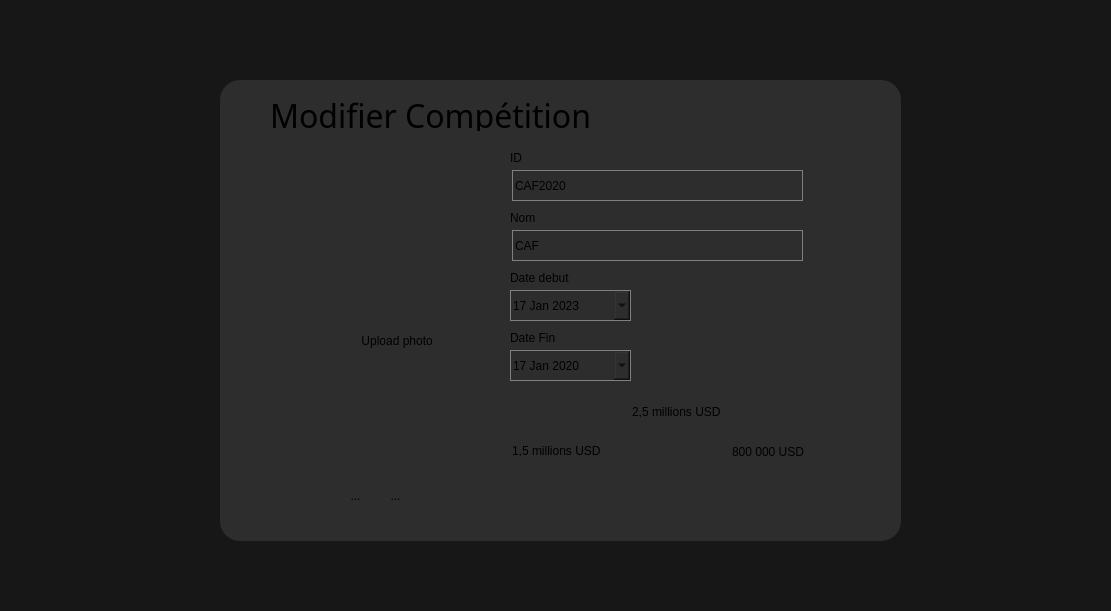
   <widget class="QWidget" name="ModifComp" native="true">
    <property name="geometry">
     <rect>
      <x>0</x>
      <y>700</y>
      <width>1111</width>
      <height>611</height>
     </rect>
    </property>
    <property name="styleSheet">
     <string notr="true">background-color:rgba(0,0,0,0.7)</string>
    </property>
    <widget class="QWidget" name="modifComp" native="true">
     <property name="geometry">
      <rect>
       <x>220</x>
       <y>80</y>
       <width>681</width>
       <height>461</height>
      </rect>
     </property>
     <property name="styleSheet">
      <string notr="true">background-color : #2d2d2d;
border-radius:20px
</string>
     </property>
     <widget class="QLabel" name="ModifCompLabel">
      <property name="geometry">
       <rect>
        <x>50</x>
        <y>20</y>
        <width>361</width>
        <height>31</height>
       </rect>
      </property>
      <property name="font">
       <font>
        <family>Calibri Light</family>
        <pointsize>24</pointsize>
       </font>
      </property>
      <property name="text">
       <string>Modifier Compétition</string>
      </property>
     </widget>
     <widget class="QLabel" name="label_206">
      <property name="geometry">
       <rect>
        <x>13</x>
        <y>16</y>
        <width>31</width>
        <height>31</height>
       </rect>
      </property>
      <property name="text">
       <string/>
      </property>
      <property name="pixmap">
       <pixmap>modif.png</pixmap>
      </property>
      <property name="scaledContents">
       <bool>true</bool>
      </property>
     </widget>
     <widget class="QLabel" name="label_207">
      <property name="geometry">
       <rect>
        <x>290</x>
        <y>130</y>
        <width>41</width>
        <height>16</height>
       </rect>
      </property>
      <property name="text">
       <string>Nom</string>
      </property>
     </widget>
     <widget class="QLineEdit" name="modifNomComp">
      <property name="geometry">
       <rect>
        <x>292</x>
        <y>150</y>
        <width>291</width>
        <height>31</height>
       </rect>
      </property>
      <property name="styleSheet">
       <string notr="true">border:1px solid gray</string>
      </property>
      <property name="text">
       <string>CAF</string>
      </property>
      <property name="placeholderText">
       <string>Ex : Msekni</string>
      </property>
     </widget>
     <widget class="QLabel" name="label_208">
      <property name="geometry">
       <rect>
        <x>290</x>
        <y>70</y>
        <width>31</width>
        <height>16</height>
       </rect>
      </property>
      <property name="text">
       <string>ID</string>
      </property>
     </widget>
     <widget class="QLineEdit" name="modifIdComp">
      <property name="geometry">
       <rect>
        <x>292</x>
        <y>90</y>
        <width>291</width>
        <height>31</height>
       </rect>
      </property>
      <property name="styleSheet">
       <string notr="true">border:1px solid gray</string>
      </property>
      <property name="text">
       <string>CAF2020</string>
      </property>
      <property name="placeholderText">
       <string>Ex : 04826640</string>
      </property>
     </widget>
     <widget class="QDateEdit" name="modifDateFinComp">
      <property name="geometry">
       <rect>
        <x>290</x>
        <y>270</y>
        <width>121</width>
        <height>31</height>
       </rect>
      </property>
      <property name="styleSheet">
       <string notr="true">border:1px solid gray</string>
      </property>
      <property name="dateTime">
       <datetime>
        <hour>0</hour>
        <minute>0</minute>
        <second>0</second>
        <year>2020</year>
        <month>1</month>
        <day>17</day>
       </datetime>
      </property>
      <property name="calendarPopup">
       <bool>true</bool>
      </property>
     </widget>
     <widget class="QLabel" name="label_213">
      <property name="geometry">
       <rect>
        <x>290</x>
        <y>250</y>
        <width>61</width>
        <height>16</height>
       </rect>
      </property>
      <property name="text">
       <string>Date Fin</string>
      </property>
     </widget>
     <widget class="QLabel" name="modifPhotoCupComp">
      <property name="geometry">
       <rect>
        <x>90</x>
        <y>80</y>
        <width>151</width>
        <height>161</height>
       </rect>
      </property>
      <property name="text">
       <string/>
      </property>
      <property name="pixmap">
       <pixmap>cup.png</pixmap>
      </property>
      <property name="scaledContents">
       <bool>true</bool>
      </property>
     </widget>
     <widget class="QToolButton" name="btnModifUplodComp">
      <property name="geometry">
       <rect>
        <x>120</x>
        <y>250</y>
        <width>111</width>
        <height>21</height>
       </rect>
      </property>
      <property name="cursor">
       <cursorShape>PointingHandCursor</cursorShape>
      </property>
      <property name="text">
       <string> Upload photo</string>
      </property>
      <property name="icon">
       <iconset>
        <normaloff>upload.png</normaloff>upload.png</iconset>
      </property>
      <property name="toolButtonStyle">
       <enum>Qt::ToolButtonTextBesideIcon</enum>
      </property>
     </widget>
     <widget class="QDateEdit" name="modifDateDebComp">
      <property name="geometry">
       <rect>
        <x>290</x>
        <y>210</y>
        <width>121</width>
        <height>31</height>
       </rect>
      </property>
      <property name="styleSheet">
       <string notr="true">border:1px solid gray</string>
      </property>
      <property name="dateTime">
       <datetime>
        <hour>0</hour>
        <minute>0</minute>
        <second>0</second>
        <year>2023</year>
        <month>1</month>
        <day>17</day>
       </datetime>
      </property>
      <property name="calendarPopup">
       <bool>true</bool>
      </property>
     </widget>
     <widget class="QLabel" name="label_218">
      <property name="geometry">
       <rect>
        <x>290</x>
        <y>190</y>
        <width>71</width>
        <height>16</height>
       </rect>
      </property>
      <property name="text">
       <string>Date debut</string>
      </property>
     </widget>
     <widget class="QLineEdit" name="ModifDeuxPrix">
      <property name="geometry">
       <rect>
        <x>290</x>
        <y>360</y>
        <width>121</width>
        <height>21</height>
       </rect>
      </property>
      <property name="styleSheet">
       <string notr="true">QLineEdit{
 border: 0px  tranparent;
}</string>
      </property>
      <property name="text">
       <string>1,5 millions USD</string>
      </property>
     </widget>
     <widget class="QLineEdit" name="ModifTroisPrix">
      <property name="geometry">
       <rect>
        <x>510</x>
        <y>360</y>
        <width>131</width>
        <height>23</height>
       </rect>
      </property>
      <property name="styleSheet">
       <string notr="true">QLineEdit{
 border: 0px  tranparent;
}</string>
      </property>
      <property name="text">
       <string>800 000 USD</string>
      </property>
     </widget>
     <widget class="QLabel" name="cupPrix">
      <property name="geometry">
       <rect>
        <x>330</x>
        <y>350</y>
        <width>251</width>
        <height>91</height>
       </rect>
      </property>
      <property name="styleSheet">
       <string notr="true">QLabel{
 color: rgb(248, 255, 239);
 border: 0px  tranparent;

}</string>
      </property>
      <property name="text">
       <string/>
      </property>
      <property name="pixmap">
       <pixmap>img/pdmm.png</pixmap>
      </property>
      <property name="scaledContents">
       <bool>true</bool>
      </property>
     </widget>
     <widget class="QLineEdit" name="ModifPremiPrix">
      <property name="geometry">
       <rect>
        <x>410</x>
        <y>320</y>
        <width>121</width>
        <height>23</height>
       </rect>
      </property>
      <property name="styleSheet">
       <string notr="true">QLineEdit{
 border: 0px  tranparent;
}</string>
      </property>
      <property name="text">
       <string>2,5 millions USD</string>
      </property>
     </widget>
     <widget class="QToolButton" name="btnEnregModifComp">
      <property name="geometry">
       <rect>
        <x>120</x>
        <y>400</y>
        <width>31</width>
        <height>31</height>
       </rect>
      </property>
      <property name="cursor">
       <cursorShape>PointingHandCursor</cursorShape>
      </property>
      <property name="text">
       <string>...</string>
      </property>
      <property name="icon">
       <iconset>
        <normaloff>a.png</normaloff>a.png</iconset>
      </property>
      <property name="iconSize">
       <size>
        <width>30</width>
        <height>30</height>
       </size>
      </property>
     </widget>
     <widget class="QToolButton" name="btnAnnuleModifComp">
      <property name="geometry">
       <rect>
        <x>160</x>
        <y>400</y>
        <width>31</width>
        <height>31</height>
       </rect>
      </property>
      <property name="cursor">
       <cursorShape>PointingHandCursor</cursorShape>
      </property>
      <property name="text">
       <string>...</string>
      </property>
      <property name="icon">
       <iconset>
        <normaloff>close.png</normaloff>close.png</iconset>
      </property>
      <property name="iconSize">
       <size>
        <width>30</width>
        <height>30</height>
       </size>
      </property>
     </widget>
     <zorder>ModifCompLabel</zorder>
     <zorder>label_206</zorder>
     <zorder>label_207</zorder>
     <zorder>modifNomComp</zorder>
     <zorder>label_208</zorder>
     <zorder>modifIdComp</zorder>
     <zorder>modifDateFinComp</zorder>
     <zorder>label_213</zorder>
     <zorder>modifPhotoCupComp</zorder>
     <zorder>btnModifUplodComp</zorder>
     <zorder>modifDateDebComp</zorder>
     <zorder>label_218</zorder>
     <zorder>cupPrix</zorder>
     <zorder>ModifPremiPrix</zorder>
     <zorder>ModifDeuxPrix</zorder>
     <zorder>ModifTroisPrix</zorder>
     <zorder>btnEnregModifComp</zorder>
     <zorder>btnAnnuleModifComp</zorder>
    </widget>
   </widget>
